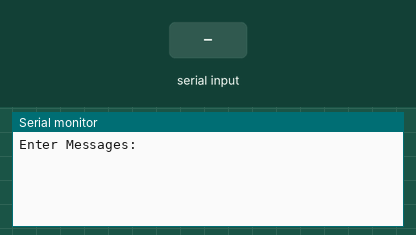
This sketch was run on a simulated Arduino Uno, built with avr-gcc and run on an emulated ATmega328P. Parts: the last lines printed to the serial monitor. The test bench sets the inputs (shaded band).

Above: at 1.2 s.
1.3 s: "1" received over the second serial link
At 2.1 s:
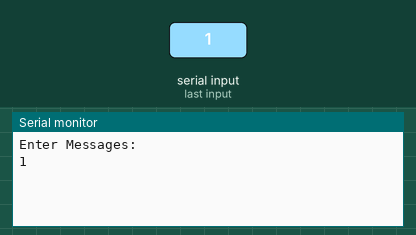
2.8 s: "0" received over the second serial link
At 3.2 s:
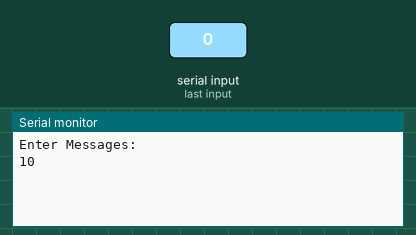

Measured:
- after the input at 1.3 s, the serial monitor: prints a new line at once (image 1)
- after the input at 2.8 s, the serial monitor: prints a new line at once (image 2)

The sketch:

bt-example.ino
```cpp
#include <SoftwareSerial.h>

const int txPin = 9;
const int rxPin = 10;

SoftwareSerial BTSerial(rxPin, txPin); // RX, TX

void setup() {
  BTSerial.flush();
  Serial.begin(9600);
  Serial.println("Enter Messages:");
  BTSerial.begin(9600);
}

void loop() {
  if (BTSerial.available())
    Serial.write(BTSerial.read());
  if (Serial.available())
    BTSerial.write(Serial.read());
}
```
